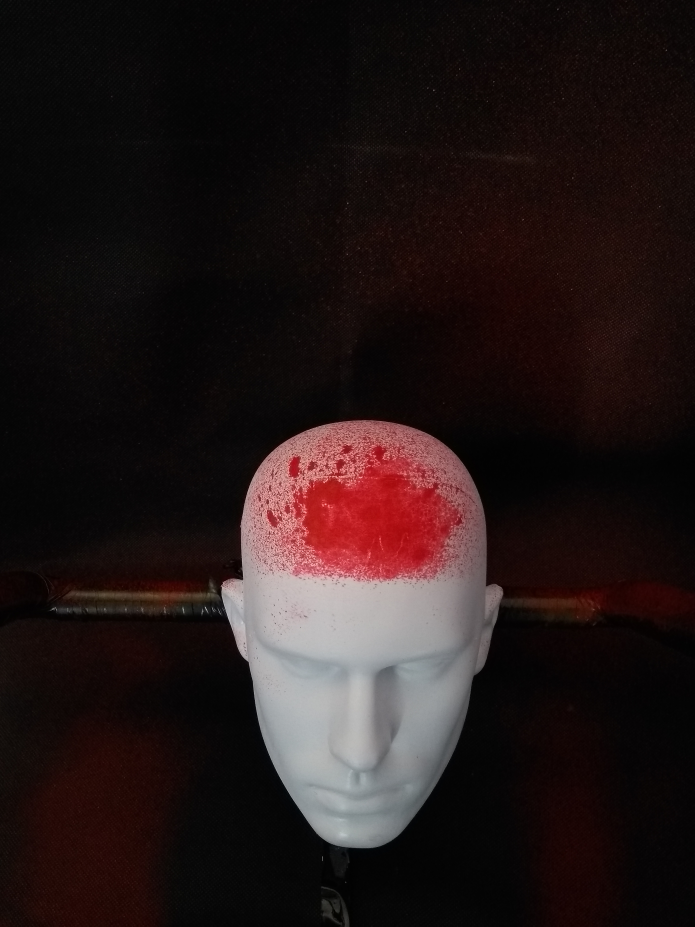
#> input picture Imagens/MOD_C_45.jpg, 3474 x 4632 px (shown at 1/5 size)
$ python main.py
#> lines starting #> are read from the running program, lines starting #| are printed output that depends on the picture; after the words box and inside, x2 and y2 are one past the last pixel; in counts of white or black regions, pixels touching at a corner belong together; long printed decimals are rounded
### contarespingo.py
# -*- coding: utf-8 -*-
import cv2          #openCV - biblioteca p/ manipular imagens
import numpy as np  #numpy  - biblioteca p/ manipulação de vetores/matrizes

##Funções para Pré-Processamento##
#fill_holes
#Preenche o fundo de uma imagem binararia com valores 0. Auxilia na criação de uma mascara binária com somente a região do manequim branca e o restante preto

#edge_detection
#Utiliza filtro de canny para detectar bordas, a imagem resultante auxilia para encontrar a região de interesse (roi)

#find_roi
#Com auxilio da imagem resultante de edge_detection. Localiza região do rosto do manequim com a função "find_contours", deixando somente o contorno de maior área como roi. A saída esperada é a região do rosto do manequim com o fundo preto.

def fill_holes(img):
  #"aumentando" tamanho da borda tendo certeza que o contorno eh fechado
  kernel = np.ones((3,3), np.uint8)
  img = cv2.dilate(img, kernel, iterations=2)
  img = cv2.erode(img, kernel, iterations=1)

  print("Entrada Fill Holes")
  cv2.imshow("Entrada Fill Holes", img)
  h = img.shape[0]
  w = img.shape[1]

  #copia da imagem original e mascara com valores 1
  flood_img = img.copy()
  fill_mask = np.zeros((h+2, w+2), np.uint8)

	#preenche com branco buracos da img a partir do ponto 0,0
  cv2.floodFill(img, fill_mask, (0,0), 255)
  flood_inv = cv2.bitwise_not(img)

  mask = flood_inv | flood_img 	#mascara final com somente o rosto

  kernel = np.ones((3,3), np.uint8)
  mask = cv2.erode(mask, kernel, iterations=2)
  print("Saida fill_holes")

  cv2.imshow("Saida fill_holes",mask)


  return mask

#deteccao de bordas com o filtro de canny
#ref: https://www.sicara.ai/blog/2019-03-12-edge-detection-in-opencv
def edge_detection(frame):
  fgbg = cv2.createBackgroundSubtractorMOG2(
  history=10,
  varThreshold=2,
  detectShadows=False)

  # Convertendo pra escala cinza
  gray = cv2.cvtColor(frame, cv2.COLOR_BGR2GRAY)

	#extrai o fundo
  edges_foreground = cv2.bilateralFilter(gray, 9, 75, 75)
  foreground = fgbg.apply(edges_foreground)

  # Smooth out to get the moving area
  kernel = np.ones((50,50),np.uint8)
  foreground = cv2.morphologyEx(foreground, cv2.MORPH_CLOSE, kernel)

	# Applying static edge extraction
  edges_foreground = cv2.bilateralFilter(gray, 9, 75, 75)
  edges_filtered = cv2.Canny(edges_foreground, 60, 120)

	# Crop off the edges out of the moving area
  cropped = (foreground // 255) * edges_filtered

  return cropped

def find_roi(original_img, mask):
  #encontra contornos na imagem de entrada
  contours, hierarchy = cv2.findContours(mask, cv2.RETR_TREE, cv2.CHAIN_APPROX_SIMPLE)
  print("Contornos encontrados:", len(contours))

  #separa maior contorno
  rois = []
  maior_contorno = contours[0]
  for cnt in contours:
    if(cv2.contourArea(cnt) > cv2.contourArea(maior_contorno)):
      maior_contorno = cnt

  print("Maior Contorno:",cv2.contourArea(maior_contorno))

  #calcula retangulo em volta do maior contorno
  x,y,w,h = cv2.boundingRect(maior_contorno)
  roi = original_img[y:y+h, x:x+w]  			#recorto imagem original e tenho roi com somente o rosto

  mask = mask[y - 5:y+h+5, x - 5:x+w+5]		#recorte da mascara com folga
  mask = fill_holes(mask) 					      #preenche mascara com valor branco no manequim e preto no fundo

  #redimensionando mascara para "tamanho original"
  h = mask.shape[0]
  w = mask.shape[1]
  mask = mask[5:h-5, 5:w-5]

  #"multiplicando" roi pela mascara, assim somente a regiao do manequim é mantida o resto vira preto
  roi = cv2.bitwise_and(roi,roi, mask=mask)

  print("ROI - funcao find_roi")
  cv2.imshow("Roi de find_roi", roi)

  #retorna roi e nova mascara
  return roi, mask

###Funções de Segmentação por Cor

#red_filter
#Filtra somente pontos que estejam no intervalo de cor próximo ao vermelho/rosa

#count_red
#Recebe uma imagem e uma mascara (imagem binária) para a região de interesse da imagem. Utiliza a funcao red_filter e usa a imagem de saída para calcular o total de pontos vermelhos. A máscara é usada para calcular o total de pixels que compoe a região de interesse

#recebe imagem e retorna imagem somente com os pontos vermelhos
def red_filter(img):
  hsv_img = cv2.cvtColor(img, cv2.COLOR_BGR2HSV)

  #valores vermelho/rosa no espaco hsv
  lower_red = (0,50,0)
  upper_red = (30,255,255)

  lower_red2 = (150,50,0)
  upper_red2 = (180,255,255)

  #separando somente pixels dentre a faixa do vermelho/rosa
  red_mask1 = cv2.inRange(hsv_img, lower_red, upper_red)
  red_mask2 = cv2.inRange(hsv_img, lower_red2, upper_red2)

  #somando duas mascaras e multiplicando pela imagem
  all_red_mask = red_mask1 + red_mask2
  red_img = cv2.bitwise_and(img, img, mask=all_red_mask)

  print("Imagem somente com pontos vermelhos")
  cv2.imshow("Imagem somente pontos vermelhos", red_img)

  return red_img

#"conta" total de pixels vermelhos
def count_red(img, mask):
  #retorna imagem somente com pixels vermelhos
  red_img = red_filter(img)

  #conta total de pontos pertencentes a cabeca do manequim
  head_area = cv2.countNonZero(mask)

  #aplicando threshold p/ contar pixels vermelhos
  red_img = cv2.cvtColor(red_img, cv2.COLOR_BGR2GRAY)
  ret, th_red_img = cv2.threshold(red_img, 30, 255, 0)

  print("threshold imagem vermelha")
  cv2.imshow("threshold imagem vermelha", th_red_img)
  red_area = cv2.countNonZero(th_red_img)

  print("Red Area:", red_area)
  print("Area manequim:", head_area)
  total_area = (red_area/head_area) * 100

  print("AREA CALCULADA:", total_area)

  #convertendo p/ string e deixando somente 2 casas decimais
  total_area = format(total_area, '.2f')

  return total_area

### main.py
from contarespingo import edge_detection
from contarespingo import find_roi
from contarespingo import count_red


import cv2          #openCV - biblioteca p/ manipular imagens
import numpy as np  #numpy  - biblioteca p/ manipulação de vetores/matrizes

def main():
  img = cv2.imread("./Imagens/MOD_C_45.jpg")
#> img is the input picture: shape (4632, 3474, 3); mean B, G, R 23.6, 23.9, 35.6

  width = round(img.shape[1] * 0.10)
#> width = 347
  height = round(img.shape[0] * 0.10)
#> height = 463

  #diminuindo tamanho da imagem original p/ melhor visualização
  print("Tamanho Original:", img.shape)
#| Tamanho Original: (4632, 3474, 3)
  img = cv2.resize(img, (width,height), interpolation = cv2.INTER_AREA)
#> img: shape (463, 347, 3)
  print("Tamanho Novo:",img.shape)
#| Tamanho Novo: (463, 347, 3)

  print("Imagem Original")

  cv2.imshow("Imagem Original",img)
  #deteccao de bordas ussando filtro de canny, usado p/ detectar rosto
  canny = edge_detection(img)
#> in edge_detection, `foreground = fgbg.apply(edges_foreground)`: foreground: shape (463, 347); every value is 255
#> in edge_detection, `edges_filtered = cv2.Canny(edges_foreground, 60, 120)`:
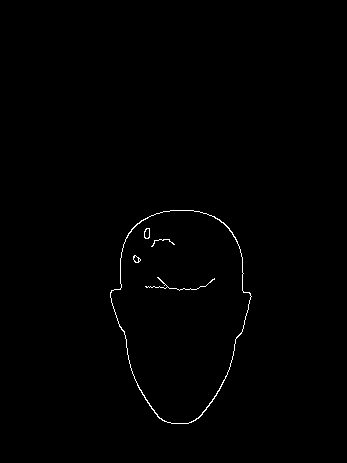
#> edges_filtered: shape (463, 347); 0.51% white in thin lines or dots, all inside (x1, y1, x2, y2) = (110, 210, 252, 424)

  #realce e reducao de ruido no canny
  kernel = np.ones((3,3), np.uint8)
  canny = cv2.morphologyEx(canny, cv2.MORPH_CLOSE, kernel)

  #encontra roi e retorna roi da img original + mascara nova
  roi, mask = find_roi(img, canny)
#> in find_roi, `contours, hierarchy = cv2.findContours(mask, cv2.RETR_TREE, cv2.CHAIN_..`: contours = 8 contours, 2 with area under 20; largest, box (x1, y1, x2, y2) and area: (110, 210, 252, 424) 21684, (110, 210, 251, 424) 21573, (144, 228, 150, 239) 46, (144, 229, 150, 238) 36, (145, 277, 215, 291) 34, (133, 255, 141, 263) 34
#| Contornos encontrados: 8
#> in find_roi, `maior_contorno = contours[0]`: maior_contorno = contour of 257 points, box (x1, y1, x2, y2) (110, 210, 252, 424), area 21684
#> the loop in find_roi, `for cnt in contours:` made 8 passes
#| Maior Contorno: 21684.0
#> in find_roi, `x,y,w,h = cv2.boundingRect(maior_contorno)`: x = 110; y = 210; w = 142; h = 214
#> in find_roi, `mask = mask[y - 5:y+h+5, x - 5:x+w+5]`: mask: shape (224, 152); 2.5% white in thin lines or dots, all inside (x1, y1, x2, y2) = (5, 5, 147, 219)
#> in fill_holes, `img = cv2.dilate(img, kernel, iterations=2)`: img: shape (224, 152); 13.2% white; 4 white regions, box (x1, y1, x2, y2) and area: (3, 3, 149, 221) 3477, (38, 70, 112, 88) 553, (37, 21, 72, 44) 347, (26, 48, 38, 60) 124
#> in fill_holes, `img = cv2.erode(img, kernel, iterations=1)`: img: shape (224, 152); 7.9% white; 5 white regions, box (x1, y1, x2, y2) and area: (4, 4, 148, 220) 2059, (39, 71, 111, 87) 339, (45, 33, 71, 43) 117, (38, 22, 46, 35) 98, (27, 49, 37, 59) 80
#> in fill_holes, `cv2.floodFill(img, fill_mask, (0,0), 255)`:
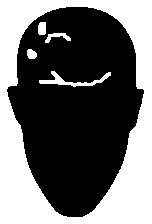
#> img: shape (224, 152); 41.3% white; 5 white regions, box (x1, y1, x2, y2) and area: (0, 0, 152, 224) 13436, (39, 71, 111, 87) 339, (45, 33, 71, 43) 117, (38, 22, 46, 35) 98, (27, 49, 37, 59) 80
#> in fill_holes, `mask = flood_inv | flood_img`: mask: shape (224, 152); 66.6% white; 1 black region, box (x1, y1, x2, y2) and area: (0, 0, 152, 224) 11377
#> in fill_holes, `mask = cv2.erode(mask, kernel, iterations=2)`: mask: shape (224, 152); 62.4% white; 1 black region, box (x1, y1, x2, y2) and area: (0, 0, 152, 224) 12803
#> in find_roi, `mask = mask[5:h-5, 5:w-5]`:
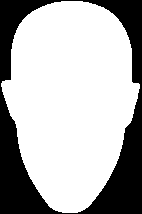
#> mask: shape (214, 142); 69.9% white; 1 black region, box (x1, y1, x2, y2) and area: (0, 0, 142, 214) 9143

  #conta area ocupada pelo vermelho no manequim
  total_area = count_red(roi, mask)
#> in red_filter, `hsv_img = cv2.cvtColor(img, cv2.COLOR_BGR2HSV)`: hsv_img: shape (214, 142, 3); mean H, S, V 77.1, 43.8, 116.8
#> in red_filter, `red_mask1 = cv2.inRange(hsv_img, lower_red, upper_red)`: red_mask1: shape (214, 142); 6.9% white; 39 white regions (37 under 20 px), largest, box (x1, y1, x2, y2) and area: (14, 1, 92, 72) 1966, (102, 12, 109, 24) 38
#> in red_filter, `red_mask2 = cv2.inRange(hsv_img, lower_red2, upper_red2)`: red_mask2: shape (214, 142); 18.9% white; 27 white regions (25 under 20 px), largest, box (x1, y1, x2, y2) and area: (13, 1, 132, 81) 5643, (34, 18, 40, 30) 55
#> in red_filter, `all_red_mask = red_mask1 + red_mask2`:
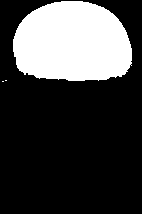
#> all_red_mask: shape (214, 142); 25.9% white; 3 white regions (2 under 20 px), largest, box (x1, y1, x2, y2) and area: (13, 1, 132, 81) 7861
#> in red_filter, `red_img = cv2.bitwise_and(img, img, mask=all_red_mask)`:
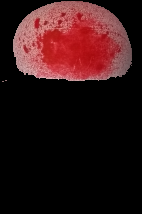
#> red_img: shape (214, 142, 3); mean B, G, R 20.2, 19.3, 46.4
#> in count_red, `head_area = cv2.countNonZero(mask)`: head_area = 21245
#> in count_red, `red_img = cv2.cvtColor(red_img, cv2.COLOR_BGR2GRAY)`:
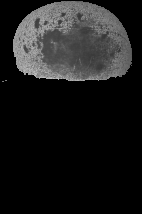
#> red_img: shape (214, 142); min 0, max 191, mean 27.5
#> in count_red, `red_area = cv2.countNonZero(th_red_img)`: red_area = 7865
#| Red Area: 7865
#| Area manequim: 21245
#> in count_red, `total_area = (red_area/head_area) * 100`: total_area = 37.02
#| AREA CALCULADA: 37.020
#> in count_red, `total_area = format(total_area, '.2f')`: total_area = '37.02'
#> total_area = '37.02'
  total_area = total_area + '%'
#> total_area = '37.02%'

  #escrevendo area total na imagem de entrada
  font = cv2.FONT_HERSHEY_SIMPLEX
  cv2.putText(roi, total_area, (30,50), font, 1, (0,255,0), 2, cv2.LINE_AA)
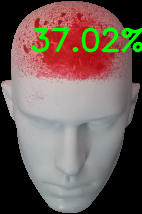
#> roi: shape (214, 142, 3); mean B, G, R 87.8, 94.5, 110.5
  print("Imagem Final")
  cv2.imshow("Imagem Final",roi)

  # [5 lines of commented-out code are left out]
  cv2.waitKey(0)

if(__name__ == '__main__'):
	main()
